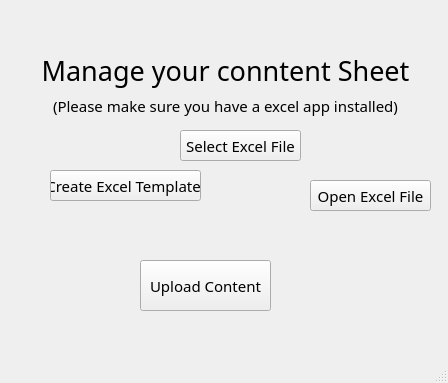
<?xml version="1.0" encoding="UTF-8"?>
<ui version="4.0">
 <class>MainWindow</class>
 <widget class="QMainWindow" name="MainWindow">
  <property name="geometry">
   <rect>
    <x>0</x>
    <y>0</y>
    <width>448</width>
    <height>383</height>
   </rect>
  </property>
  <property name="font">
   <font>
    <family>Dubai</family>
    <pointsize>11</pointsize>
   </font>
  </property>
  <property name="windowTitle">
   <string>Upload Content</string>
  </property>
  <property name="windowIcon">
   <iconset resource="resources/resources.qrc">
    <normaloff>:/icons/upload-file.png</normaloff>:/icons/upload-file.png</iconset>
  </property>
  <widget class="QWidget" name="centralwidget">
   <widget class="QPushButton" name="pushButton">
    <property name="geometry">
     <rect>
      <x>50</x>
      <y>170</y>
      <width>151</width>
      <height>31</height>
     </rect>
    </property>
    <property name="text">
     <string>Create Excel Template </string>
    </property>
   </widget>
   <widget class="QPushButton" name="pushButton_2">
    <property name="geometry">
     <rect>
      <x>310</x>
      <y>180</y>
      <width>121</width>
      <height>31</height>
     </rect>
    </property>
    <property name="text">
     <string>Open Excel File</string>
    </property>
   </widget>
   <widget class="QPushButton" name="pushButton_3">
    <property name="geometry">
     <rect>
      <x>180</x>
      <y>130</y>
      <width>121</width>
      <height>31</height>
     </rect>
    </property>
    <property name="text">
     <string>Select Excel File</string>
    </property>
   </widget>
   <widget class="QPushButton" name="pushButton_4">
    <property name="geometry">
     <rect>
      <x>140</x>
      <y>260</y>
      <width>131</width>
      <height>51</height>
     </rect>
    </property>
    <property name="text">
     <string>Upload Content</string>
    </property>
   </widget>
   <widget class="QLabel" name="label">
    <property name="geometry">
     <rect>
      <x>10</x>
      <y>40</y>
      <width>431</width>
      <height>61</height>
     </rect>
    </property>
    <property name="font">
     <font>
      <pointsize>20</pointsize>
     </font>
    </property>
    <property name="styleSheet">
     <string notr="true">QLabel{
	text-align: center;
}</string>
    </property>
    <property name="lineWidth">
     <number>1</number>
    </property>
    <property name="text">
     <string>Manage your conntent Sheet</string>
    </property>
    <property name="textFormat">
     <enum>Qt::RichText</enum>
    </property>
    <property name="alignment">
     <set>Qt::AlignCenter</set>
    </property>
    <property name="indent">
     <number>-1</number>
    </property>
   </widget>
   <widget class="QLabel" name="label_2">
    <property name="geometry">
     <rect>
      <x>10</x>
      <y>90</y>
      <width>431</width>
      <height>31</height>
     </rect>
    </property>
    <property name="text">
     <string>(Please make sure you have a excel app installed)</string>
    </property>
    <property name="alignment">
     <set>Qt::AlignCenter</set>
    </property>
   </widget>
  </widget>
  <widget class="QStatusBar" name="statusbar"/>
 </widget>
 <resources>
  <include location="resources/resources.qrc"/>
 </resources>
 <connections/>
</ui>
